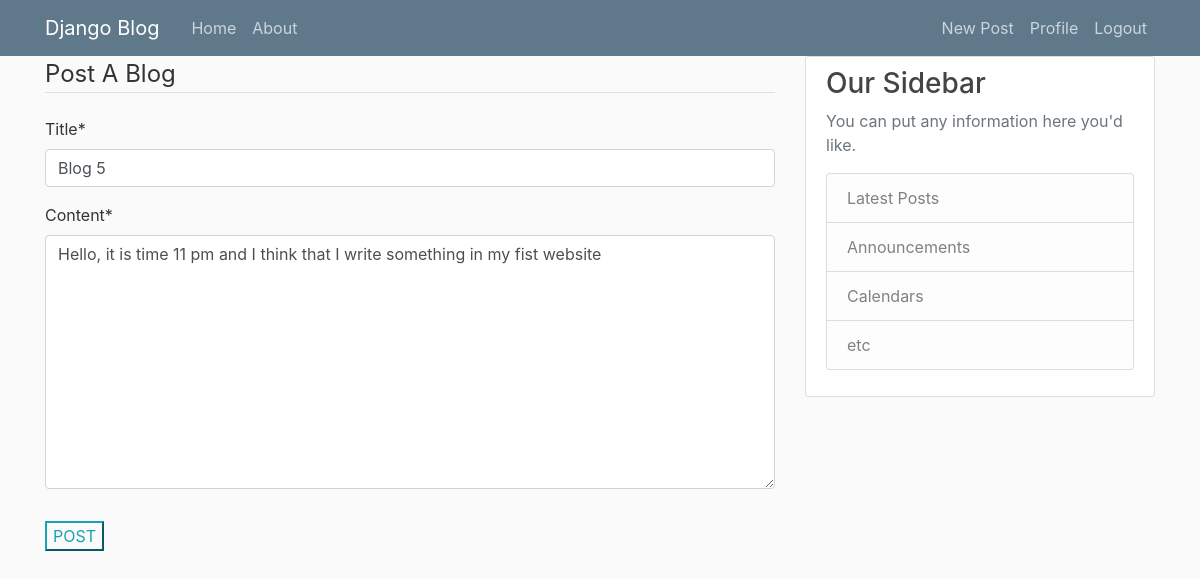
The page /post/7/update/ (signed in) on the database its author committed.
### blog/models.py (models this page shows, shortened)
class Post(models.Model):
    title = models.CharField(max_length=100)
    content = models.TextField()
    date_posted = models.DateTimeField(default=timezone.now)
    author = models.ForeignKey(User, on_delete=models.CASCADE)

### blog/views.py (the view, shortened to what this page needs)
# urls.py: path('post/<int:pk>/update/', PostUpdateView.as_view(), name='post-update'),
class PostUpdateView(LoginRequiredMixin, UserPassesTestMixin, UpdateView):
    model = Post
    fields = ['title', 'content']
    def test_func(self):
        post = self.get_object()
        if self.request.user == post.author:
            return True
        return False

### blog/templates/blog/post_form.html (shortened to what this page needs)
{% extends "blog/base.html" %}
{% load crispy_forms_tags %}
{% block content %}
    <div class="content section">
        <form method="POST">
            <fieldset class = "form-group">
                <legend class="border-bottom mb-4">Post A Blog</legend>
                {{ form|crispy }}
            </fieldset>
            <div class="form-group">
                <button class =" btn-outline-info" type="sumbit">POST</button>
            </div>
        </form>
    </div>
{% endblock content %}

### blog/static/blog/main.css (style rules this page uses)
body { background: #fafafa; color: #333333; margin-top: 5rem; margin: 0; padding: 0; }

### rows shown on the page
Post: title "Blog 5", content "Hello, it is time 11 pm and I think that I write something in my fist website"
